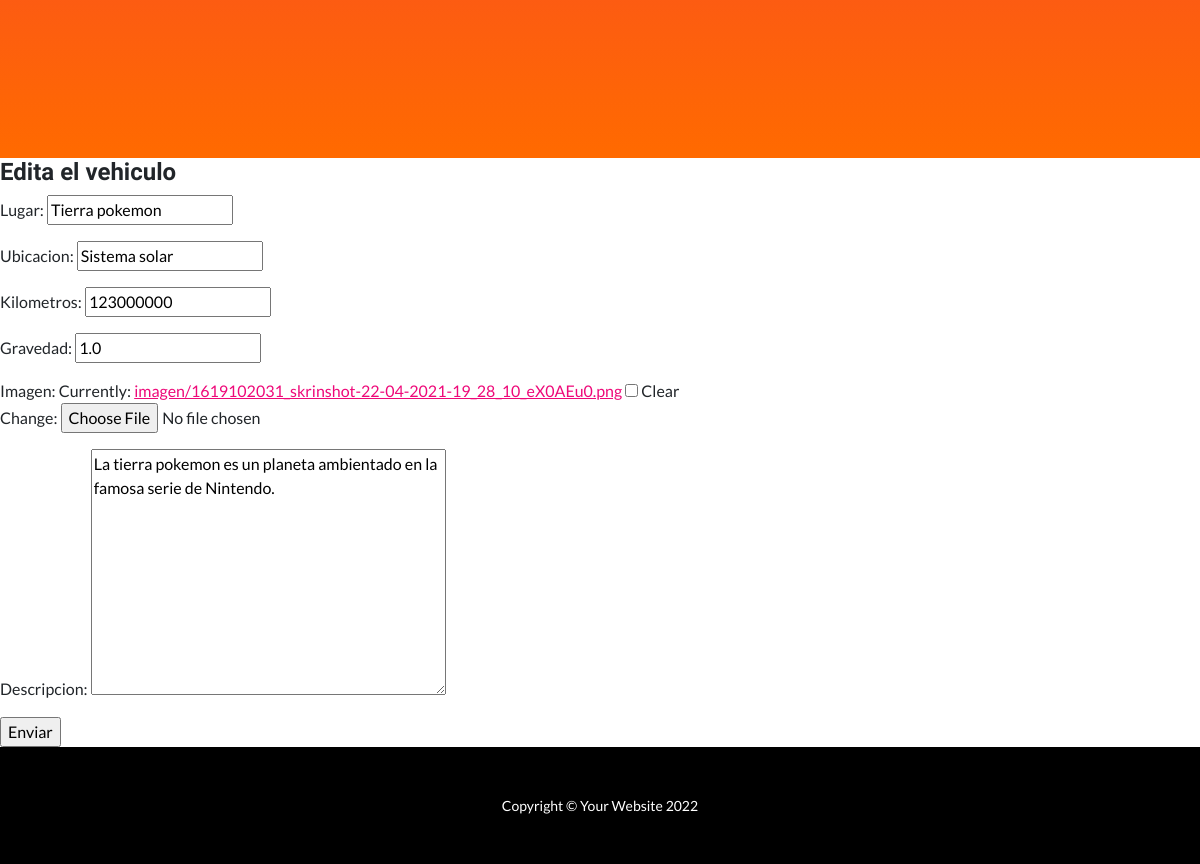
Page /viaje/editar-destino/2 (lower part) on the earlier database version.
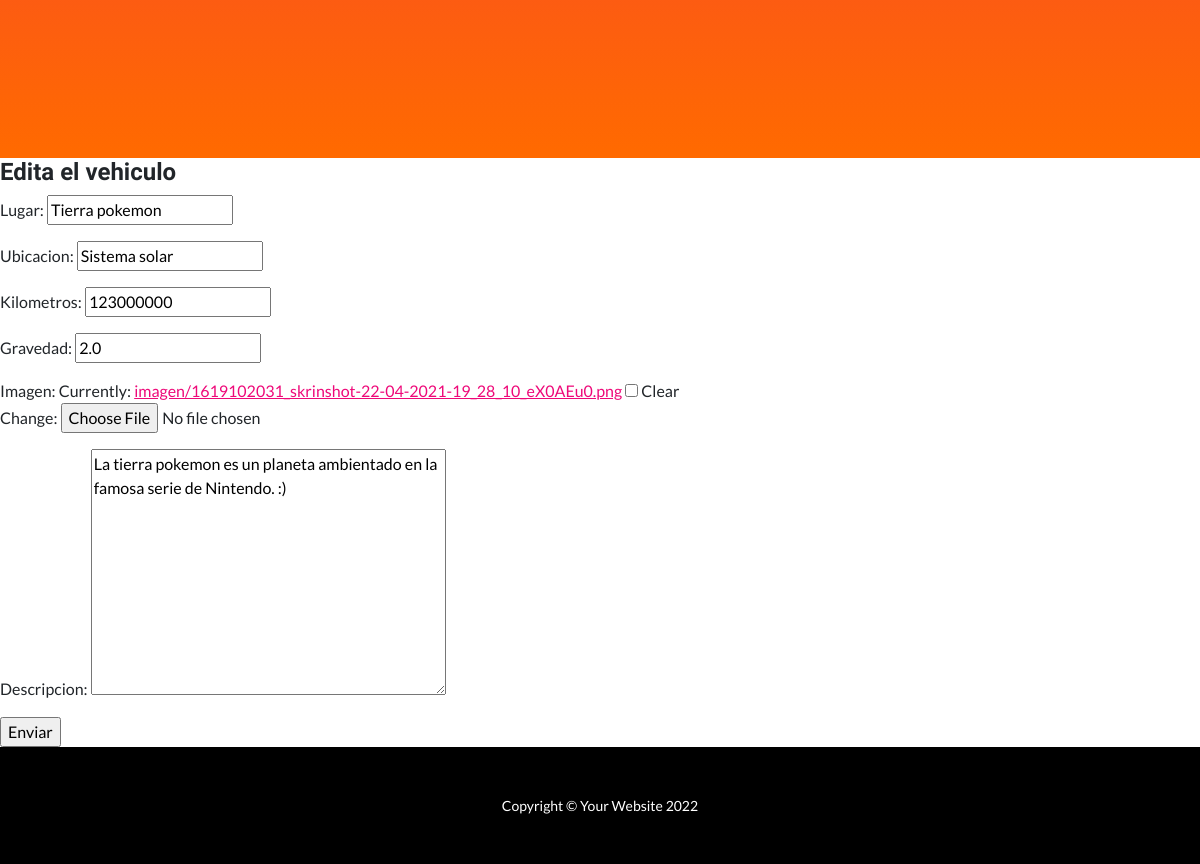
Same page on the later database version.
### Viajes/models.py (models this page shows, shortened)
class Destino(models.Model):
    lugar = models.CharField(max_length = 50)
    ubicacion = models.CharField(max_length= 50)
    kilometros = models.IntegerField()
    gravedad = models.FloatField()
    imagen = models.ImageField(upload_to = "imagen", null = True, blank = True)
    descripcion = models.TextField()

### Viajes/views.py (the view)
# urls.py: path("editar-destino/<pk>", views.Destino_update.as_view(), name = "Editar_destino"),
class Destino_update(UpdateView):
    model = Destino
    success_url = "/viaje/mostrar-destinos"
    fields = ['lugar', 'ubicacion', 'kilometros', 'gravedad', 'imagen', 'descripcion']
    template_name = "editar_destino.html"

### Viajes/templates/editar_destino.html
{% extends "padre.html" %}
{% block ContenidoQueCambia %}
<h4>Edita el vehiculo</h4>
<form action="" method="POST">{% csrf_token %}
    <table>
        {{ form.as_p }}
    </table>
    <input type="submit", value="Enviar">
</form>
{% endblock ContenidoQueCambia %}

Differences in the rows shown:
changed Destino "Tierra pokemon": gravedad "1.0" → "2.0"; descripcion "La tierra pokemon es un planeta ambientado en la famosa serie de Nintendo." → "La tierra pokemon es un planeta ambientado en la famosa serie de Nintendo. :)"
